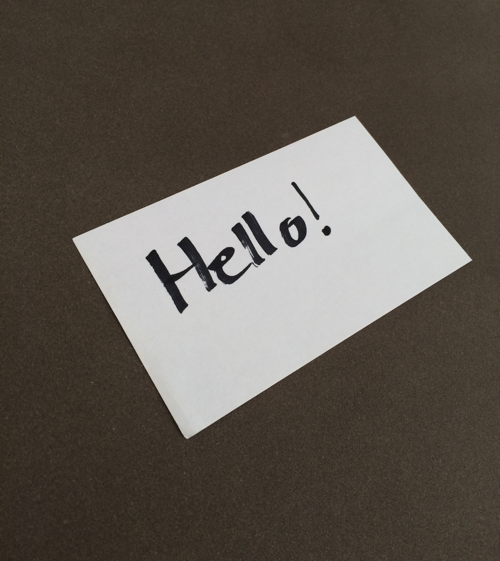
#> input picture 1.introduction/images/example_01.png, 500 x 561 px
$ jupyter execute transform-perspective-4-point.ipynb
#> lines starting #> are read from the running program, lines starting #| are printed output that depends on the picture
# Transformação de perspectiva de 4 pontos

Importando bibliotecas

[cell 1]
import numpy as np
import cv2

1. Função para ordenar os pontos

[cell 2]
def order_points(pts):
    # inicializar a lista de coordenadas que serão ordenadas
    # ordem: superior-esquerdo, superior-direito, inferior-direito, inferior-esquerdo
    # np.zeros => ((nº linhas, nº colunas), tipo_variavel)
    rect = np.zeros((4,2), dtype='float32')

    # o ponto superior esquerdo terá a menor soma, enquanto
    # o ponto inferior direito terá a maior soma
    s = pts.sum(axis=1) # soma por linha
    rect[0] = pts[np.argmin(s)]
    rect[2] = pts[np.argmax(s)]

    # calcula a diferença entre os pontos
    # o canto superior direito terá uma diferença menor
    # o canto inferior esquerdo terá uma diferença maior
    diff = np.diff(pts, axis=1)
    rect[1] = pts[np.argmin(diff)]
    rect[3] = pts[np.argmax(diff)]

    # retorna as coordenadas ordenadas
    return rect

2. Função de transformação

[cell 3]
def four_point_tranform(image, pts):
    # obtem os pontos ordenados no formato correto
    rect = order_points(pts)
    (tl, tr, br, bl) = rect

    # calcula a maior largura da imagem com base nos pontos (coordenada X)
    # distância entre o br e bl
    # distância entre o tr e tl
    # calcula a maior distância
    widthA = np.sqrt(((br[0] - bl[0]) ** 2) + ((br[1] - bl[1]) ** 2))
    widthB = np.sqrt(((tr[0] - tl[0]) ** 2) + ((tr[1] - tl[1]) ** 2))
    maxWidth = max(int(widthA), int(widthB))

    # calcula a maior altura da imagem com base nos pontos (coordenada Y)
    # distância entre tr e br
    # distância entre tl e bl
    heightA = np.sqrt(((tr[0] - br[0]) ** 2) + ((tr[1] - br[1]) ** 2))
    heightB = np.sqrt(((tl[0] - bl[0]) ** 2) + ((tl[1] - bl[1]) ** 2))
    maxHeight = max(int(heightA), int(heightB))

    # agora que temos as dimenções da nova imagem
    # construimos os pontos para obter a vista de 'cima' (vista desejada)
    # seguindo a ordem dos pontos: tl, tr, br, bl
    dst = np.array([
        [0, 0],
        [maxWidth - 1, 0],
        [maxWidth - 1, maxHeight - 1],
        [0, maxHeight - 1]], dtype = 'float32')

    # calcula a matriz de transformação de perspectiva
    M = cv2.getPerspectiveTransform(rect, dst)
    # aplica a matriz de transformação de perspectiva
    warped = cv2.warpPerspective(image, M, (maxWidth, maxHeight))

    # retorna a imagem distorcida
    return warped

3. Utilizando

Os pontos de coordenadas foram inseridos manualmente, apenas para aprendizado de como funciona as funções

- images/example_01.png --coords "[(73, 239), (356, 117), (475, 265), (187, 443)]"
- images/example_02.png --coords "[(101, 185), (393, 151), (479, 323), (187, 441)]"
- images/example_03.png --coords "[(63, 242), (291, 110), (361, 252), (78, 386)]"

[cell 4]
# Carregando  localização das imagens e coordenadas
image_1 = "./images/example_01.png"
pts_1 = [(73, 239), (356, 117), (475, 265), (187, 443)]

image_2 = "./images/example_02.png"
pts_2 = [(101, 185), (393, 151), (479, 323), (187, 441)]

image_3 = "./images/example_03.png"
pts_3 = [(63, 242), (291, 110), (361, 252), (78, 386)]

[cell 5]
# carregando imagem e coordenadas
image=cv2.imread(image_1)
#> image is the input picture: shape (561, 500, 3); mean B, G, R 80.9, 88.6, 95.4
coords= np.array([(73, 239), (356, 117), (475, 265), (187, 443)])

image_2=cv2.imread(image_2)
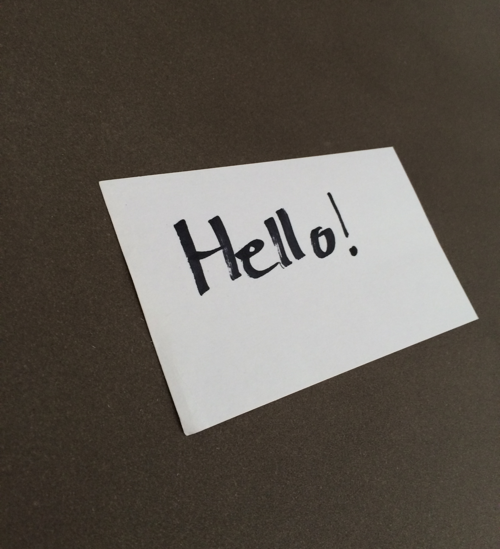
#> input picture 1.introduction/images/example_02.png, 500 x 549 px
#> image_2 is the input picture: shape (549, 500, 3); mean B, G, R 82.4, 90, 96.5
coords_2= np.array([(101, 185), (393, 151), (479, 323), (187, 441)])

image_3=cv2.imread(image_3)
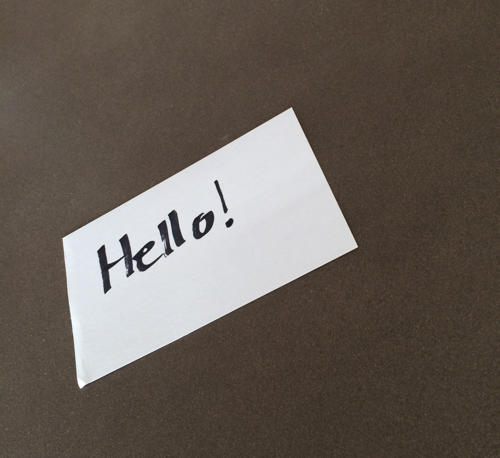
#> input picture 1.introduction/images/example_03.png, 500 x 458 px
#> image_3 is the input picture: shape (458, 500, 3); mean B, G, R 86.6, 94.4, 102.9
coords_3= np.array([(63, 242), (291, 110), (361, 252), (78, 386)])

# aplicando transformação
warped = four_point_tranform(image, coords)
#> in four_point_tranform, `warped = cv2.warpPerspective(image, M, (maxWidth, maxHeight))`:
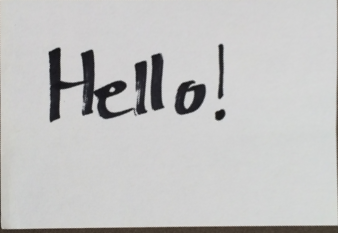
#> warped: shape (233, 338, 3); mean B, G, R 194.8, 195.3, 195.5
warped_2 = four_point_tranform(image_2, coords_2)
#> in four_point_tranform (call 2), `warped = cv2.warpPerspective(image, M, (maxWidth, maxHeight))`:
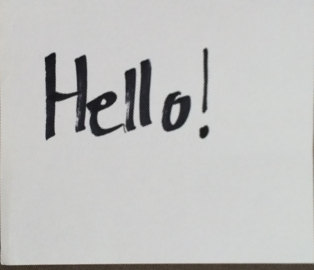
#> warped: shape (270, 314, 3); mean B, G, R 192.8, 193.6, 193.6
warped_3 = four_point_tranform(image_3, coords_3)
#> in four_point_tranform (call 3), `warped = cv2.warpPerspective(image, M, (maxWidth, maxHeight))`:
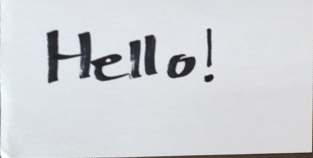
#> warped: shape (158, 313, 3); mean B, G, R 215.5, 211.4, 209.1
